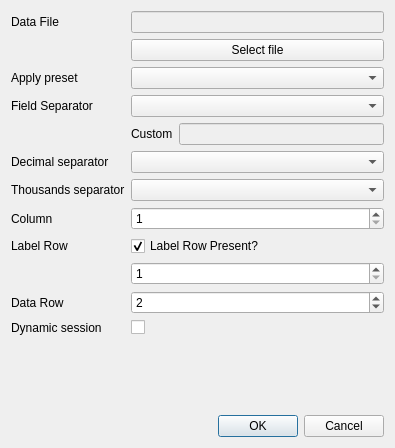
<?xml version="1.0" encoding="UTF-8"?>
<ui version="4.0">
 <class>LoadFileDialog</class>
 <widget class="QDialog" name="LoadFileDialog">
  <property name="geometry">
   <rect>
    <x>0</x>
    <y>0</y>
    <width>395</width>
    <height>448</height>
   </rect>
  </property>
  <property name="windowTitle">
   <string>Load Data File</string>
  </property>
  <layout class="QGridLayout" name="gridLayout">
   <item row="5" column="2">
    <widget class="QDialogButtonBox" name="buttonBox">
     <property name="orientation">
      <enum>Qt::Horizontal</enum>
     </property>
     <property name="standardButtons">
      <set>QDialogButtonBox::Cancel|QDialogButtonBox::Ok</set>
     </property>
    </widget>
   </item>
   <item row="0" column="2" rowspan="3">
    <layout class="QHBoxLayout" name="horizontalLayout">
     <item>
      <layout class="QFormLayout" name="formLayout">
       <property name="fieldGrowthPolicy">
        <enum>QFormLayout::AllNonFixedFieldsGrow</enum>
       </property>
       <item row="5" column="0">
        <widget class="QLabel" name="label">
         <property name="text">
          <string>Field Separator</string>
         </property>
        </widget>
       </item>
       <item row="9" column="0">
        <widget class="QLabel" name="label_3">
         <property name="text">
          <string>Column</string>
         </property>
        </widget>
       </item>
       <item row="9" column="1">
        <widget class="QSpinBox" name="spinColumn">
         <property name="minimum">
          <number>1</number>
         </property>
         <property name="maximum">
          <number>9999</number>
         </property>
         <property name="value">
          <number>1</number>
         </property>
        </widget>
       </item>
       <item row="12" column="0">
        <widget class="QLabel" name="label_2">
         <property name="text">
          <string>Data Row</string>
         </property>
        </widget>
       </item>
       <item row="12" column="1">
        <widget class="QSpinBox" name="spinDataRow">
         <property name="minimum">
          <number>1</number>
         </property>
         <property name="maximum">
          <number>9999</number>
         </property>
         <property name="value">
          <number>2</number>
         </property>
        </widget>
       </item>
       <item row="2" column="1">
        <widget class="QLineEdit" name="lineDataFile">
         <property name="enabled">
          <bool>false</bool>
         </property>
        </widget>
       </item>
       <item row="2" column="0">
        <widget class="QLabel" name="label_5">
         <property name="text">
          <string>Data File</string>
         </property>
        </widget>
       </item>
       <item row="3" column="1">
        <widget class="QPushButton" name="btnDataFile">
         <property name="text">
          <string>Select file</string>
         </property>
        </widget>
       </item>
       <item row="5" column="1">
        <widget class="QComboBox" name="comboFieldSeparator"/>
       </item>
       <item row="4" column="0">
        <widget class="QLabel" name="label_6">
         <property name="text">
          <string>Apply preset</string>
         </property>
        </widget>
       </item>
       <item row="4" column="1">
        <widget class="QComboBox" name="comboPreset"/>
       </item>
       <item row="6" column="1">
        <layout class="QFormLayout" name="formLayout_2">
         <item row="0" column="0">
          <widget class="QLabel" name="label_7">
           <property name="text">
            <string>Custom</string>
           </property>
          </widget>
         </item>
         <item row="0" column="1">
          <widget class="QLineEdit" name="lineCustomFieldSeparator">
           <property name="enabled">
            <bool>false</bool>
           </property>
          </widget>
         </item>
        </layout>
       </item>
       <item row="7" column="1">
        <widget class="QComboBox" name="comboDecimalSeparator"/>
       </item>
       <item row="7" column="0">
        <widget class="QLabel" name="label_8">
         <property name="text">
          <string>Decimal separator</string>
         </property>
        </widget>
       </item>
       <item row="8" column="1">
        <widget class="QComboBox" name="comboGroupSeparator"/>
       </item>
       <item row="8" column="0">
        <widget class="QLabel" name="label_9">
         <property name="text">
          <string>Thousands separator</string>
         </property>
        </widget>
       </item>
       <item row="13" column="1">
        <widget class="QCheckBox" name="checkDynamicSession">
         <property name="layoutDirection">
          <enum>Qt::LeftToRight</enum>
         </property>
         <property name="text">
          <string/>
         </property>
        </widget>
       </item>
       <item row="13" column="0">
        <widget class="QLabel" name="label_10">
         <property name="toolTip">
          <string>Enables auto reload</string>
         </property>
         <property name="text">
          <string>Dynamic session</string>
         </property>
        </widget>
       </item>
       <item row="10" column="1">
        <widget class="QCheckBox" name="checkLabelRow">
         <property name="text">
          <string>Label Row Present?</string>
         </property>
         <property name="checked">
          <bool>true</bool>
         </property>
        </widget>
       </item>
       <item row="10" column="0">
        <widget class="QLabel" name="label_4">
         <property name="text">
          <string>Label Row</string>
         </property>
        </widget>
       </item>
       <item row="11" column="1">
        <widget class="QSpinBox" name="spinLabelRow">
         <property name="minimum">
          <number>1</number>
         </property>
         <property name="maximum">
          <number>9999</number>
         </property>
         <property name="value">
          <number>1</number>
         </property>
        </widget>
       </item>
      </layout>
     </item>
    </layout>
   </item>
  </layout>
 </widget>
 <tabstops>
  <tabstop>lineDataFile</tabstop>
  <tabstop>btnDataFile</tabstop>
  <tabstop>comboPreset</tabstop>
  <tabstop>comboFieldSeparator</tabstop>
  <tabstop>lineCustomFieldSeparator</tabstop>
  <tabstop>comboDecimalSeparator</tabstop>
  <tabstop>comboGroupSeparator</tabstop>
  <tabstop>spinColumn</tabstop>
  <tabstop>checkLabelRow</tabstop>
  <tabstop>spinLabelRow</tabstop>
  <tabstop>spinDataRow</tabstop>
  <tabstop>checkDynamicSession</tabstop>
  <tabstop>buttonBox</tabstop>
 </tabstops>
 <resources/>
 <connections>
  <connection>
   <sender>buttonBox</sender>
   <signal>accepted()</signal>
   <receiver>LoadFileDialog</receiver>
   <slot>accept()</slot>
   <hints>
    <hint type="sourcelabel">
     <x>248</x>
     <y>254</y>
    </hint>
    <hint type="destinationlabel">
     <x>157</x>
     <y>274</y>
    </hint>
   </hints>
  </connection>
  <connection>
   <sender>buttonBox</sender>
   <signal>rejected()</signal>
   <receiver>LoadFileDialog</receiver>
   <slot>reject()</slot>
   <hints>
    <hint type="sourcelabel">
     <x>316</x>
     <y>260</y>
    </hint>
    <hint type="destinationlabel">
     <x>286</x>
     <y>274</y>
    </hint>
   </hints>
  </connection>
 </connections>
</ui>
